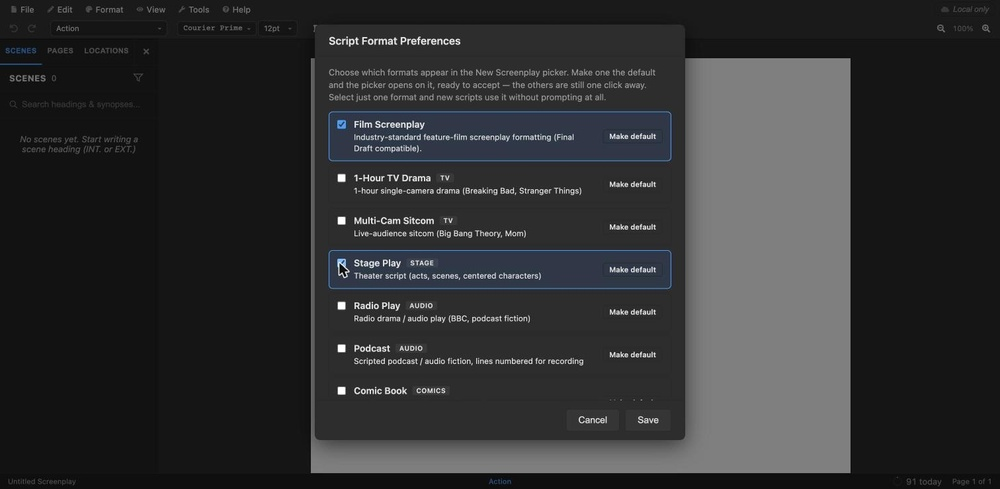
#> input picture landing/blog/images/stage-play-format/1-turn-on-stage-play-format.jpg, 1000 x 489 px, shrunk from 1512 x 739 before the run
$ python crop.py ../../landing/blog/images/stage-play-format/1-turn-on-stage-play-format.jpg ../../landing/blog/images/stage-play-format/2-new-stage-play-script.jpg 5
#> lines starting #> are read from the running program, lines starting #| are printed output that depends on the picture
"""Crop an iPad simulator screenshot to the app: drop the status bar above the menu bar.

    venv/bin/python test-script/manual_shots/crop.py <raw.png> <out.png> [top_px=64]
"""
import sys

from PIL import Image

raw, out = sys.argv[1], sys.argv[2]
top = int(sys.argv[3]) if len(sys.argv) > 3 else 64
im = Image.open(raw).convert("RGB")
#> im is the input picture: PIL image 1000x489 RGB; mean R, G, B 48.3, 48.9, 50.1
im.crop((0, top, im.width, im.height)).save(out, optimize=True)
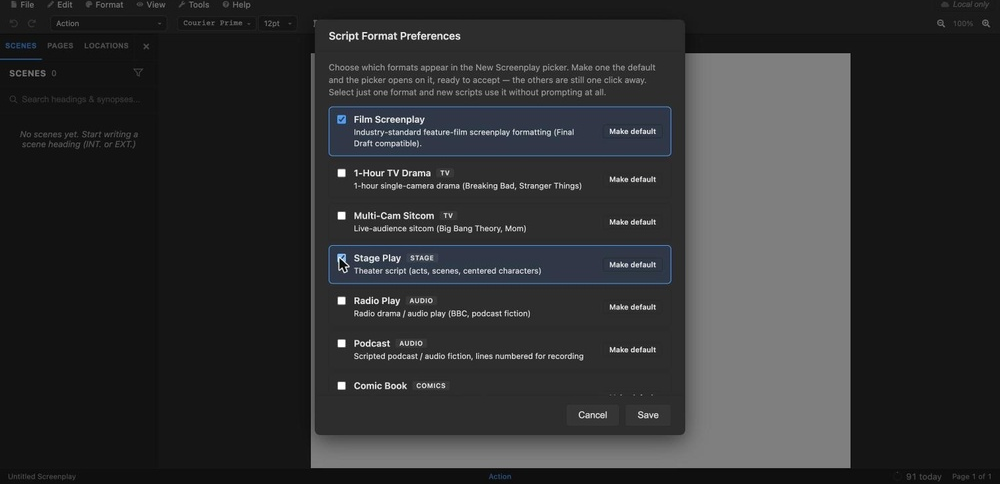
#> saved as 2-new-stage-play-script.jpg: PIL image 1000x484 RGB; mean R, G, B 48.5, 49.2, 50.3
print(out, im.width, im.height - top)
#| ../../landing/blog/images/stage-play-format/2-new-stage-play-script.jpg 1000 484
